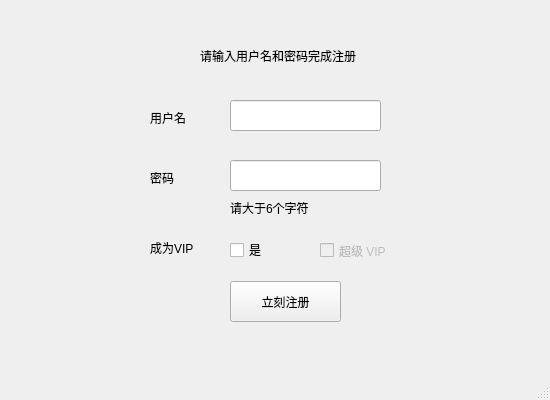
<?xml version="1.0" encoding="UTF-8"?>
<ui version="4.0">
 <class>Register</class>
 <widget class="QMainWindow" name="Register">
  <property name="enabled">
   <bool>true</bool>
  </property>
  <property name="geometry">
   <rect>
    <x>0</x>
    <y>0</y>
    <width>550</width>
    <height>400</height>
   </rect>
  </property>
  <property name="windowTitle">
   <string>MainWindow</string>
  </property>
  <widget class="QWidget" name="centralwidget">
   <widget class="QLabel" name="label">
    <property name="geometry">
     <rect>
      <x>200</x>
      <y>40</y>
      <width>161</width>
      <height>31</height>
     </rect>
    </property>
    <property name="text">
     <string>请输入用户名和密码完成注册</string>
    </property>
   </widget>
   <widget class="QLabel" name="label_2">
    <property name="geometry">
     <rect>
      <x>150</x>
      <y>110</y>
      <width>41</width>
      <height>16</height>
     </rect>
    </property>
    <property name="text">
     <string>用户名</string>
    </property>
   </widget>
   <widget class="QLabel" name="label_3">
    <property name="geometry">
     <rect>
      <x>150</x>
      <y>170</y>
      <width>31</width>
      <height>16</height>
     </rect>
    </property>
    <property name="text">
     <string>密码</string>
    </property>
   </widget>
   <widget class="QLabel" name="label_5">
    <property name="geometry">
     <rect>
      <x>230</x>
      <y>200</y>
      <width>111</width>
      <height>16</height>
     </rect>
    </property>
    <property name="text">
     <string>请大于6个字符</string>
    </property>
   </widget>
   <widget class="QCheckBox" name="vip_yes">
    <property name="geometry">
     <rect>
      <x>230</x>
      <y>240</y>
      <width>51</width>
      <height>20</height>
     </rect>
    </property>
    <property name="text">
     <string>是</string>
    </property>
   </widget>
   <widget class="QCheckBox" name="vip_no">
    <property name="enabled">
     <bool>false</bool>
    </property>
    <property name="geometry">
     <rect>
      <x>320</x>
      <y>240</y>
      <width>81</width>
      <height>21</height>
     </rect>
    </property>
    <property name="text">
     <string>超级 VIP</string>
    </property>
    <property name="tristate">
     <bool>false</bool>
    </property>
   </widget>
   <widget class="QLabel" name="label_6">
    <property name="geometry">
     <rect>
      <x>150</x>
      <y>240</y>
      <width>61</width>
      <height>16</height>
     </rect>
    </property>
    <property name="text">
     <string>成为VIP</string>
    </property>
   </widget>
   <widget class="QPushButton" name="Button_register">
    <property name="geometry">
     <rect>
      <x>230</x>
      <y>281</y>
      <width>111</width>
      <height>41</height>
     </rect>
    </property>
    <property name="text">
     <string>立刻注册</string>
    </property>
   </widget>
   <widget class="QLineEdit" name="text_account">
    <property name="geometry">
     <rect>
      <x>230</x>
      <y>100</y>
      <width>151</width>
      <height>31</height>
     </rect>
    </property>
   </widget>
   <widget class="QLineEdit" name="text_password">
    <property name="geometry">
     <rect>
      <x>230</x>
      <y>160</y>
      <width>151</width>
      <height>31</height>
     </rect>
    </property>
   </widget>
   <widget class="QLabel" name="bg">
    <property name="geometry">
     <rect>
      <x>0</x>
      <y>0</y>
      <width>551</width>
      <height>361</height>
     </rect>
    </property>
    <property name="text">
     <string/>
    </property>
    <property name="pixmap">
     <pixmap resource="bg_re.qrc">:/new/prefix1/4.png</pixmap>
    </property>
   </widget>
   <zorder>bg</zorder>
   <zorder>label</zorder>
   <zorder>label_2</zorder>
   <zorder>label_3</zorder>
   <zorder>label_5</zorder>
   <zorder>vip_yes</zorder>
   <zorder>vip_no</zorder>
   <zorder>label_6</zorder>
   <zorder>Button_register</zorder>
   <zorder>text_account</zorder>
   <zorder>text_password</zorder>
  </widget>
  <widget class="QMenuBar" name="menubar">
   <property name="geometry">
    <rect>
     <x>0</x>
     <y>0</y>
     <width>550</width>
     <height>23</height>
    </rect>
   </property>
  </widget>
  <widget class="QStatusBar" name="statusbar"/>
 </widget>
 <resources>
  <include location="bg_re.qrc"/>
 </resources>
 <connections/>
</ui>
